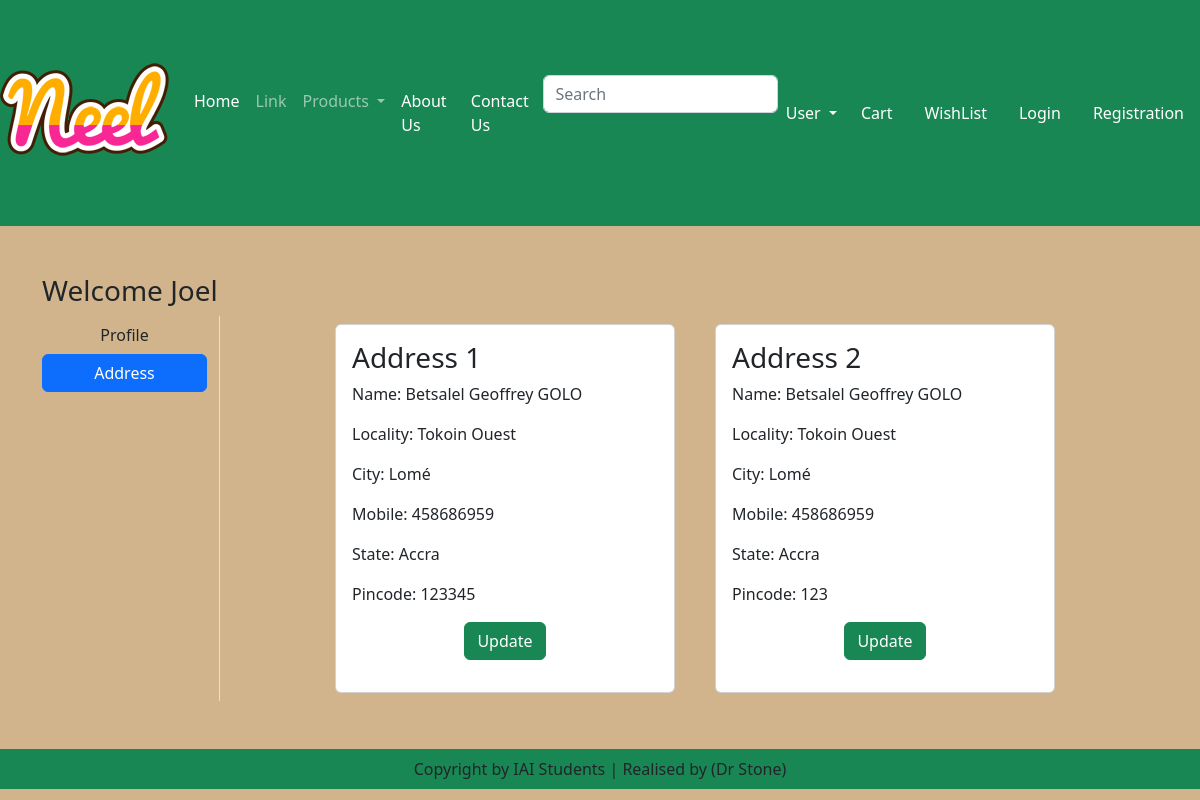
The page /address/ (signed in) on the database its author committed.
### app/models.py (models this page shows, shortened)
class Customer(models.Model):
    user=models.ForeignKey(User, on_delete=models.CASCADE)
    name=models.CharField(max_length=50)
    locality=models.CharField(max_length=70)
    city=models.CharField(max_length=80)
    mobile=models.IntegerField()
    state=models.CharField(choices=STATE_CHOICES, max_length=100)
    zipcode=models.IntegerField()

### app/views.py (the view)
# urls.py: path('address/', views.address,name='address'),
def address(request):
    add=Customer.objects.filter(user=request.user)
    return render(request,'app/address.html', locals())

### app/templates/app/address.html (shortened to what this page needs)
{% extends 'app/base.html' %}
{% load static %}
	{% block main-content %}
	<div class="container my-5">
	    <div class = "row">
	        <h3>Welcome <span class="text-capitalize">{{user.username}}</span> </h3>
            <div class = "col-sm-2 border-end">
                <ul class = "list-unstyled">
	                <li class="d-grid"> <a href="{% url 'profile' %}" class="btn">Profile</a></li>
	                <li class="d-grid"> <a href="{% url 'address' %}" class="btn  btn-primary" >Address</a></li>
                </ul>
	        </div>
	        <div class = "col-sm-8 offset-sm-1">
                <form action="" method="post" >
                    <div class="row">
	                {% for ad in add %}
	                <div  class="col-sm-6">
	                    <div class="card m-2">
	                        <div class="card-body">
	                            <h3>Address {{forloop.counter}}</h3>
	                            <p>Name: {{ad.name}}</p>
	                            <p>Locality: {{ad.locality}}</p>
	                            <p>City: {{ad.city}}</p>
	                            <p>Mobile: {{ad.mobile}}</p>
	                            <p>State: {{ad.state}}</p>
	                            <p>Pincode: {{ad.zipcode}}</p>
	                          	<p class="text-center"><a href="{% url 'update' pk=ad.id %}" type="button" class="btn btn-success">Update</a></p>
	                        </div>
	                    </div>
	                </div>
	                {% endfor %}
	            </div>
	        </div>
	    </div>
	</div>
	{% endblock main-content%}

### app/static/app/css/login.css (style rules this page uses)
body { background-color: tan; }

### rows shown on the page
Customer: name "Betsalel Geoffrey GOLO", locality "Tokoin Ouest", city "Lomé", mobile "458686959", state "Accra", zipcode "123345"
Customer: name "Betsalel Geoffrey GOLO", locality "Tokoin Ouest", city "Lomé", mobile "458686959", state "Accra", zipcode "123"

### other values the page prints
{{ user.username }} "Joel"
